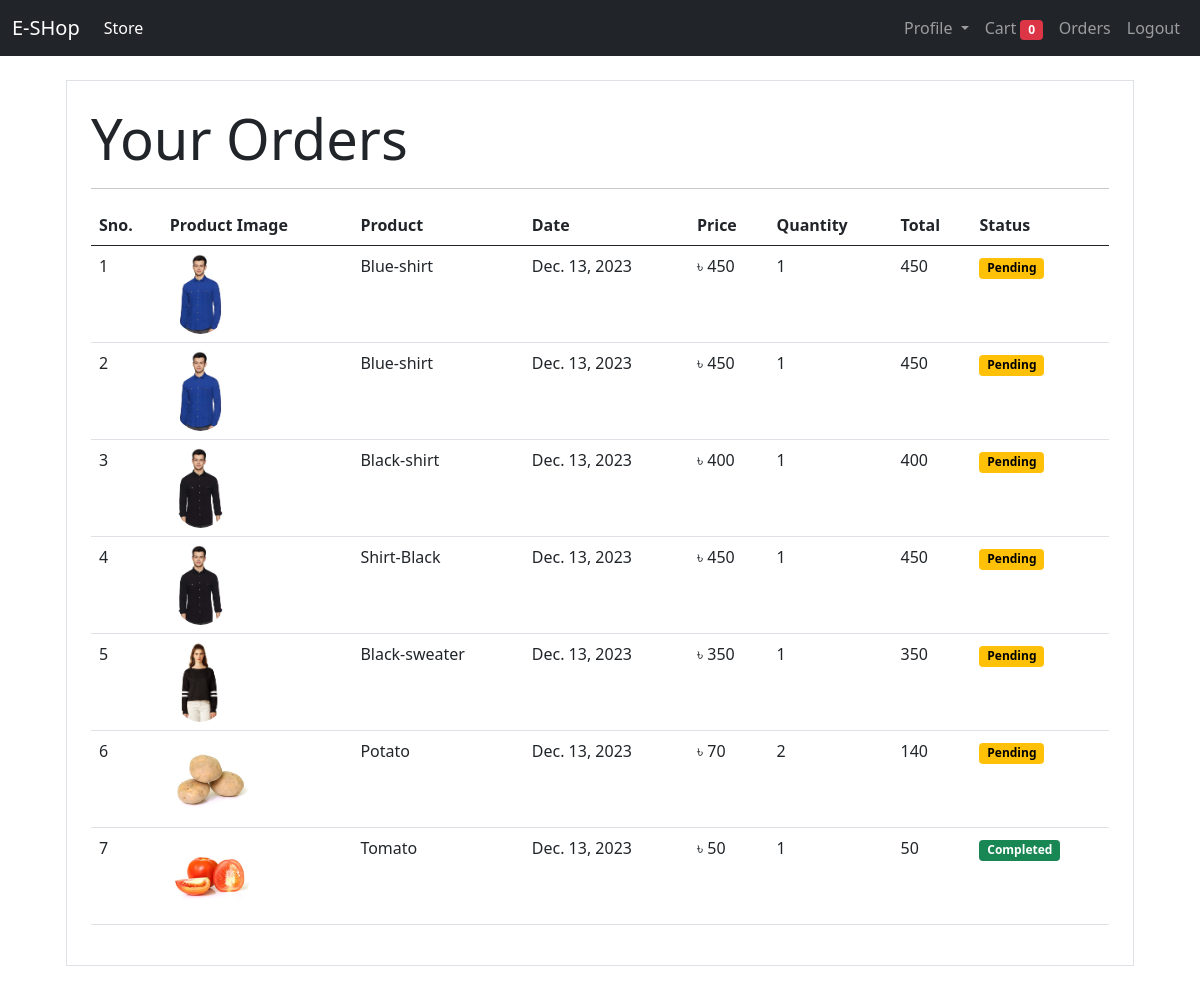
The page /order (signed in) on the database its author committed.
### store/models.py (models this page shows, shortened)
class Order(models.Model):
    product = models.ForeignKey(Product,on_delete=models.CASCADE)
    customer = models.ForeignKey(Customer,on_delete=models.CASCADE)
    quantity = models.IntegerField(default=1)
    price = models.IntegerField()
    address = models.CharField(max_length=100,default='',blank=True)
    phone = models.CharField(max_length=150,default='',blank=True)
    date = models.DateField(default=datetime.datetime.today)
    status = models.BooleanField(default=False)
    @staticmethod
    def get_order_by_customer(customer_id):
        return Order.objects.filter(customer=customer_id).order_by('-date')

class Product(models.Model):
    name = models.CharField(max_length=100)
    price = models.IntegerField(default=0)
    category = models.ForeignKey(Category,on_delete=models.CASCADE,default=1)
    description = models.CharField(max_length=200,blank=True)
    image = models.ImageField(upload_to='uploads/products/')

### store/middleware/auth.py (the view)
    def middleware(request):
        if not request.session.get('customer_id'):
            returnUrl = request.META['PATH_INFO']
            print(request.META['PATH_INFO'])
            return redirect(f'login?return_url={returnUrl}')
        else:
            response = get_response(request)
            return response

### store/templatetags/custom.py (called while the page is built)
@register.filter(name= 'currency')
def currency(number):
    return "৳ " +str(number)

@register.filter(name='multiply')
def multiply(number,number1):
    return number * number1

### store/views.py (called while the page is built)
    def get(self,request):
        customer = request.session.get('customer_id')
        orders = Order.get_order_by_customer(customer)
        print(orders)
        orders = orders.reverse()
        return render(request,'order.html',{'orders':orders})

### store/templates/order.html
{% extends "base.html" %}
{% block content %}
{% load cart %}
{% load custom%}
<div class="container">
    <div class="border rounder p-4 m-4">
        <p class="display-4 pl-4 ml-4">Your Orders</p>
        <hr>
        <table class="table">
            <thead>
              <tr>
                <th scope="col">Sno.</th>
                <th scope="col">Product Image</th>
                <th scope="col">Product</th>
                <th scope="col">Date</th>
                <th scope="col">Price</th>
                <th scope="col">Quantity</th>
                <th scope="col">Total</th>
                <th scope="col">Status</th>
              </tr>
            </thead>
            <tbody>
                {% for order in orders %}
              <tr>
                <td>{{forloop.counter}}</td>
                <td><img style="height:80px;" class="rounded-circle" src={{order.product.image.url}}/></td>
                <td>{{order.product.name}}</td>
                <td>{{order.date}}</td>
                <td>{{order.price|currency}}</td>
                <td>{{order.quantity}}</td>
                <td>{{order.quantity|multiply:order.price}}</td>
                {% if order.status %}
                <td><span class="badge bg-success">Completed</span></td>
                {% else %}
                <td><span class="badge bg-warning" style="color:black;">Pending</span></td>
                {% endif %}
              {% endfor %}
            </tbody>
          </table>
    </div>
</div>
{% endblock %}

### rows shown on the page
Order: product.image (picture), product.name "Blue-shirt", date "Dec. 13, 2023", price "৳ 450", quantity "1", quantity|multiply "450", status "Pending"
Order: product.image (picture), product.name "Blue-shirt", date "Dec. 13, 2023", price "৳ 450", quantity "1", quantity|multiply "450", status "Pending"
Order: product.image (picture), product.name "Black-shirt", date "Dec. 13, 2023", price "৳ 400", quantity "1", quantity|multiply "400", status "Pending"
Order: product.image (picture), product.name "Shirt-Black", date "Dec. 13, 2023", price "৳ 450", quantity "1", quantity|multiply "450", status "Pending"
Order: product.image (picture), product.name "Black-sweater", date "Dec. 13, 2023", price "৳ 350", quantity "1", quantity|multiply "350", status "Pending"
Order: product.image (picture), product.name "Potato", date "Dec. 13, 2023", price "৳ 70", quantity "2", quantity|multiply "140", status "Pending"
Order: product.image (picture), product.name "Tomato", date "Dec. 13, 2023", price "৳ 50", quantity "1", quantity|multiply "50", status "Completed"

### other values the page prints
{{ request.session.cart.keys|length }} "0"
